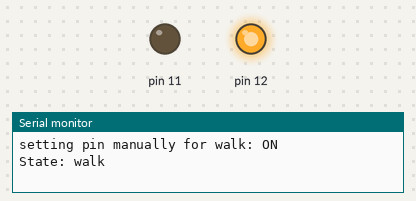
Bench run of a program on a simulated Arduino Nano, built with avr-gcc and run on an emulated ATmega328P. On the bench: output pins drawn as LEDs (lit = HIGH), the last lines printed to the serial monitor.

Above: at 0.1 s.
At 61.1 s:
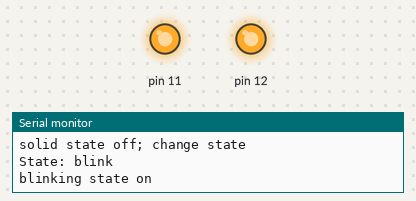
At 75.1 s:
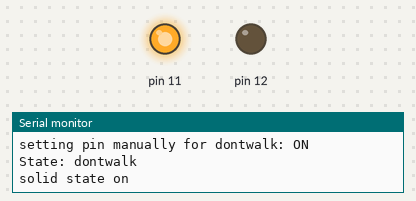
Timing chart, 0 to 106.5 s (numbered marks = the images above):
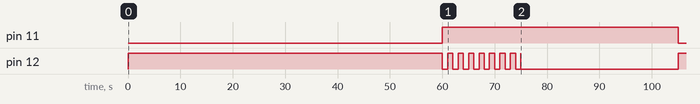

The program:

main.cpp
```cpp
#include <Arduino.h>
#include "Light.h"

unsigned long walk_time = 30000;
unsigned long blink_time = 15000;
unsigned long dont_time = 30000;

state_enum currentState = WALK;

Light walk(11, walk_time, false, WALK, BLINK);
Light blink(12, blink_time, true, BLINK, DONTWALK);
Light dontWalk(12, dont_time, false, DONTWALK, WALK);

void setup() {
    Serial.begin(9600);

    // Start with walk ON (initial walk _will_ be longer)
    currentState = WALK;
    walk.setPinStateManually(LOW);
}

void loop() {
    switch(currentState) {
        case WALK:
            currentState = walk.update();
            break;
        case BLINK:
            currentState = blink.update();

            // switch to next state to work-around slow state change
            if (currentState != BLINK) {
                dontWalk.setPinStateManually(LOW);
            }
            break;
        case DONTWALK:
            currentState = dontWalk.update();

            // switch to next state to work-around slow state change
            if (currentState != DONTWALK) {
                walk.setPinStateManually(LOW);
            }
            break;
    }
}
```

Light.h
```cpp
#ifndef WALK_SIGN_LIGHT_H
#define WALK_SIGN_LIGHT_H

#include <Arduino.h>

enum state_enum {WALK, BLINK, DONTWALK};

// convenience function to identify an enum
static inline const char *stringFromState(enum state_enum f) {
    static const char *strings[] = { "walk", "blink", "dontwalk" };
    return strings[f];
}

/**
 * Light.cpp
 * Ecapsulate a Light that would be used in a walk signal
 * examples: walk (solid burn), blink (blinking "don't walk"), don't walk (solid burn)
 *
 * See Cpp file for more information
 * */
class Light {
    public:
        Light(int pinToUse, unsigned long lightTime, bool blinkLight, state_enum thisState, state_enum stateWhenFinished);

        state_enum update();
        void setPinStateManually(int newPinState);

    private:
        int pin;
        int pinState;
        bool blink = false;
        unsigned long totalLightTime = 4000;

        state_enum state;
        state_enum nextState;

        unsigned long blinkInterval = 1000;
        unsigned long previousMillis = 0;
        unsigned long blinkMillis = 0;

        String message = "";
        String stateMessage = "";

        void updateBlinking(unsigned long currentMillis);

        state_enum updateSolidState(unsigned long currentMillis);
        state_enum updateBlinkState(unsigned long currentMillis);

        void logMessage(String msg);
        void logState(String msg);
        String pinStateName(int pinState);
};

#endif
```

Light.cpp
```cpp
#include "Light.h"

/**
 * Light.cpp
 * Ecapsulate a Light that would be used in a walk signal
 * i.e. walk (solid burn), blink (blinking "don't walk"), don't walk (solid burn)
 * */

/**
 * Constructor
 * --------------------------------
 * pinToUse: The arduino pin that controls the light
 * lightTime: The total length of time for the light's state
 * thisState: The state that identifies this instance (i.e. Walk, Blink, Don't walk )
 * stateWhenFinished: When time elapses, which state to indicate is next
 * */
Light::Light(int pinToUse, unsigned long lightTime, bool blinkLight, state_enum thisState, state_enum stateWhenFinished) {
    pin = pinToUse;
    pinMode(pin, OUTPUT);

    totalLightTime = lightTime;
    blink = blinkLight;
    state = thisState;
    nextState = stateWhenFinished;

    pinState = HIGH;
    previousMillis = 0;
    blinkMillis = 0;
    digitalWrite(pin, pinState);
}

String Light::pinStateName(int pinState) {
    return (pinState == LOW) ? "ON" : "OFF";
}

/**
 * Set pin state manually - WITHOUT keeping track of the official state in object
 * */
void Light::setPinStateManually(int newPinState) {
    String stateName = (String)stringFromState(state);
    logMessage("setting pin manually for " + stateName + ": " + pinStateName(newPinState));
    digitalWrite(pin, newPinState);
}

/**
 * Update the state - handle blinking or steady burn (non-blinking)
 * remember the arduino loop will call this repeatively
 * */
state_enum Light::update() {
    unsigned long currentMillis = millis();

    logState("State: " + (String)stringFromState(state));

    if (blink) {
        return updateBlinkState(currentMillis);
    } else {
        return updateSolidState(currentMillis);
    }
}

/**
 * Avoids repeating the same message on serial,
 * since we're calling these things in a loop
 * */
void Light::logMessage(String msg) {
    if (msg != message) {
        message = msg;
        Serial.println(message);
    }
}

/**
 * Log State changes - keep separate from other messages
 * */
void Light::logState(String msg) {
    if (msg != stateMessage) {
        stateMessage = msg;
        Serial.println(stateMessage);
    }
}

/**
 * Update the state for blinking
 * Blinking requires 2 timers that are compared against currentMillis:
 * 1. Total time - the entire time it should be blinking (previousMillis)
 * 2. Blink time - the on/off cycle of blinking (blinkMillis)
 * */
state_enum Light::updateBlinkState(unsigned long currentMillis) {

    // total blink time requires countdown, so set previousMillis to current
    if (previousMillis == 0) {
        previousMillis = currentMillis;
    }

    if (currentMillis - previousMillis <= totalLightTime) {
        logMessage("blinking state on");
        updateBlinking(currentMillis);
        return state;
    } else {
        logMessage("blinking state off; change state");
        pinState = HIGH;
        previousMillis = 0;
        digitalWrite(pin, pinState);
        return nextState;
    }
}


/**
 * update solely for blinking (on/off at a set interval)
 * This will never update the state; it does not return anything
 * **/
void Light::updateBlinking(unsigned long currentMillis) {
    if (currentMillis - blinkMillis >= blinkInterval) {
        pinState = (pinState == HIGH) ? LOW : HIGH;
        blinkMillis = currentMillis;
        digitalWrite(pin, pinState);
    }
}

/**
 * Update the state for solid (burn) state (i.e. no blinking)
 * If within the total time span, turn the light on and return the current state
 * If time has elapsed, turn light off and return the next state
 * */
state_enum Light::updateSolidState(unsigned long currentMillis) {
    if (pinState == HIGH && currentMillis - previousMillis >= totalLightTime) {
        logMessage("solid state on");
        pinState = LOW;
        previousMillis = currentMillis;
        digitalWrite(pin, pinState);
        return state;
    }
    else if (pinState == LOW && currentMillis - previousMillis >= totalLightTime) {
        logMessage("solid state off; change state");
        pinState = HIGH;
        previousMillis = currentMillis;
        digitalWrite(pin, pinState);
        return nextState;
    }
    // otherwise return the current state
    return state;
}
```

Measured:
- by itself, pin 11: LOW → HIGH at 60.0 s, → LOW 45.0 s later
- by itself, pin 12: goes 7 × (LOW 1.0 s, HIGH 1.0 s), LOW 1.0 s, HIGH 0.01 s, LOW 30.0 s, then HIGH
